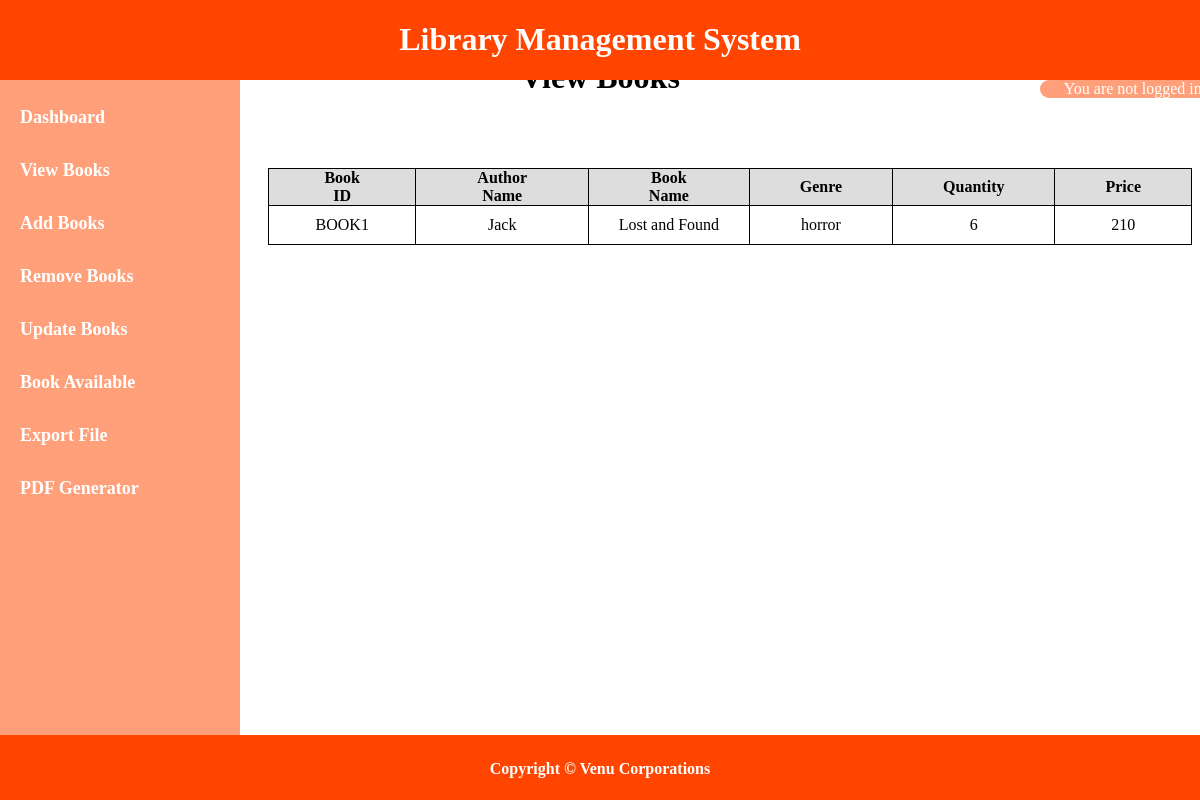
The app's page /view-bookpg, older data.
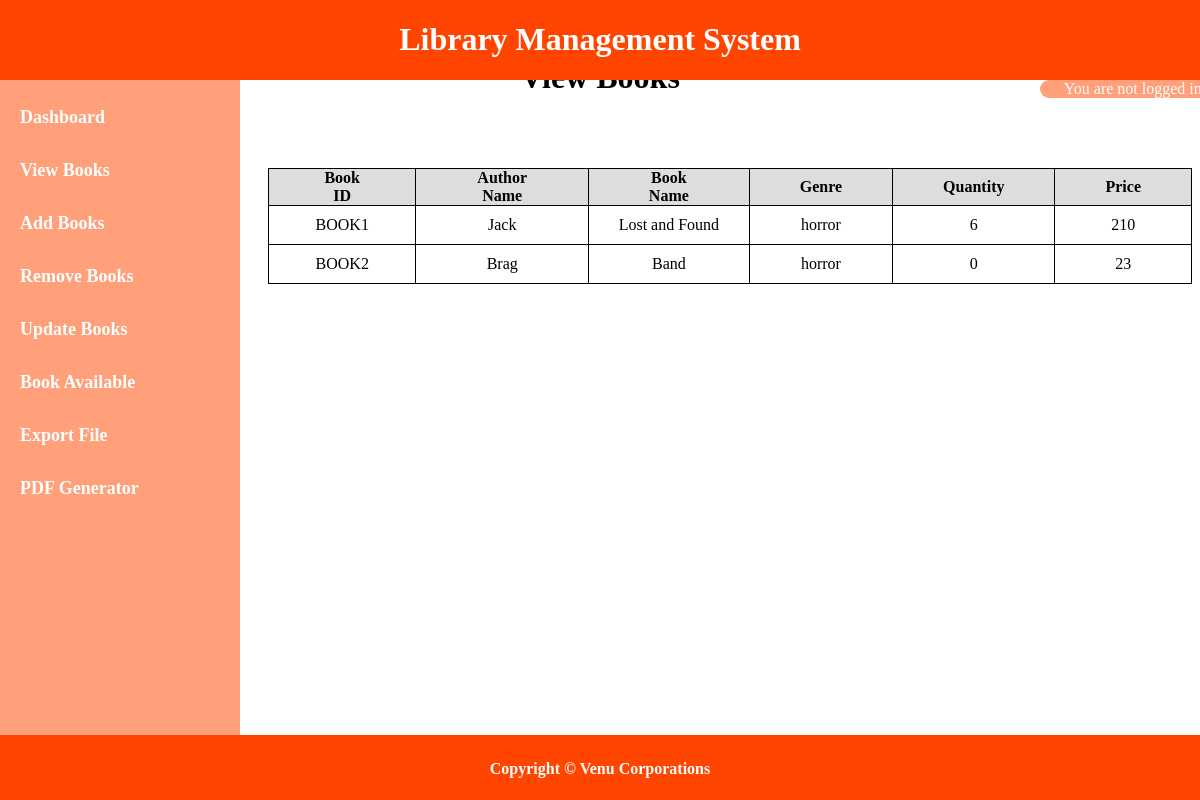
The same page, newer data.
### tables this page shows
CREATE TABLE books (bookid TEXT PRIMARY KEY, 
        authorname TEXT NOT NULL, bookname TEXT NOT NULL, genre TEXT NOT NULL, quantity INTEGER,
        price INTEGER);

### lmsController.py (the view)
    def view_books(self):
        bm = booksModel(app)
        bookdata = bm.fetch()
        return render_template("view_books.html", libdata = bookdata)

### books_model.py (called while the page is built)
    def fetch(self):
        self.cur.execute("SELECT * from books")
        bdata = self.cur.fetchall()
        return bdata

    def __del__(self):
        self.cur.close()
        self.conn.close()

### templates/view_books.html
{% extends "layout.html" %}
{% block body %}
<div class="heading-index">
    <h1>View Books</h1>
</div>
<div class="add-form">
    <table class="responsive-table">
        <thead>
            <tr>
                <th>Book ID</th>
                <th>Author Name</th>
                <th>Book Name</th>
                <th>Genre</th>
                <th>Quantity</th>
                <th>Price</th>
            </tr>
        </thead>
        <tbody>
            {% for data in libdata %}
            <tr>
                <td>{{ data[0] }}</td>
                <td>{{ data[1] }}</td>
                <td>{{ data[2] }}</td>
                <td>{{ data[3] }}</td>
                <td>{{ data[4] }}</td>
                <td>{{ data[5] }}</td>
            </tr>
            {% endfor %}
        </tbody>
    </table>
</div>
{% endblock %}

Row changes from the older to the newer data that the page shows:
added books: bookid "BOOK2", authorname "Brag", bookname "Band", genre "horror", quantity "0", price "23"
